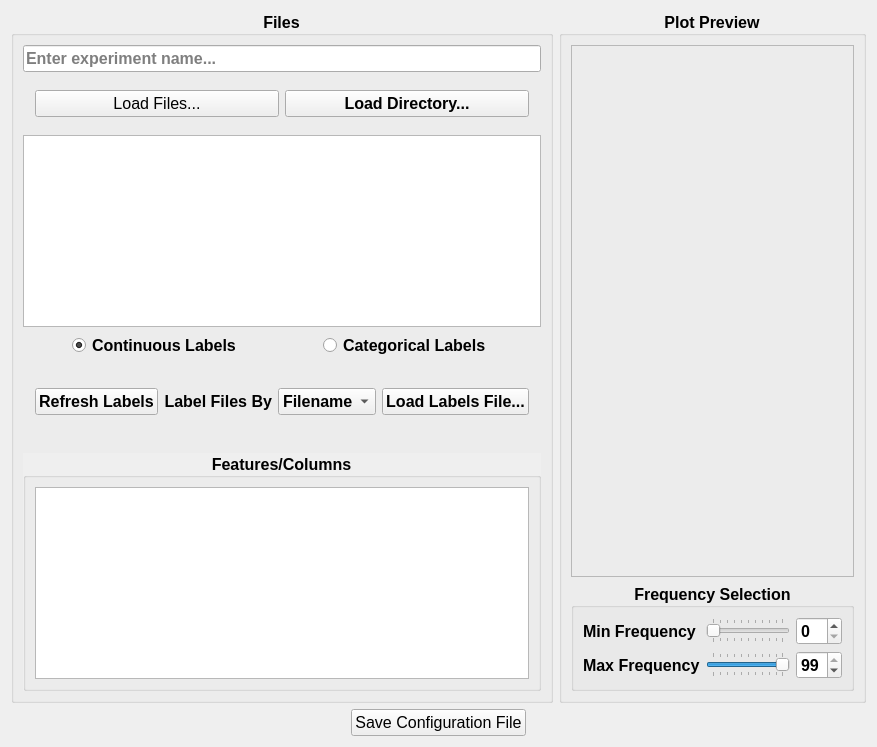
         <widget class="QWidget" name="T1_LoadData">
          <attribute name="title">
           <string>Load Data</string>
          </attribute>
          <layout class="QGridLayout" name="gridLayout_2">
           <item row="0" column="1" rowspan="2">
            <widget class="QGroupBox" name="T1_GroupBox_PlotPreview">
             <property name="font">
              <font>
               <pointsize>12</pointsize>
               <weight>75</weight>
               <bold>true</bold>
              </font>
             </property>
             <property name="title">
              <string>Plot Preview</string>
             </property>
             <property name="alignment">
              <set>Qt::AlignCenter</set>
             </property>
             <layout class="QVBoxLayout" name="verticalLayout_2">
              <item>
               <widget class="QFrame" name="T1_Frame_CanvasFrame">
                <property name="sizePolicy">
                 <sizepolicy hsizetype="Preferred" vsizetype="Preferred">
                  <horstretch>1</horstretch>
                  <verstretch>1</verstretch>
                 </sizepolicy>
                </property>
                <property name="font">
                 <font>
                  <pointsize>12</pointsize>
                 </font>
                </property>
                <property name="frameShape">
                 <enum>QFrame::StyledPanel</enum>
                </property>
                <property name="frameShadow">
                 <enum>QFrame::Raised</enum>
                </property>
               </widget>
              </item>
              <item>
               <widget class="QGroupBox" name="T1_GroupBox_FrequencySelection">
                <property name="font">
                 <font>
                  <pointsize>12</pointsize>
                  <weight>75</weight>
                  <bold>true</bold>
                 </font>
                </property>
                <property name="title">
                 <string>Frequency Selection</string>
                </property>
                <property name="alignment">
                 <set>Qt::AlignCenter</set>
                </property>
                <layout class="QGridLayout" name="gridLayout">
                 <item row="0" column="2">
                  <widget class="QSpinBox" name="T1_SpinBox_MinFrequency">
                   <property name="font">
                    <font>
                     <pointsize>12</pointsize>
                    </font>
                   </property>
                  </widget>
                 </item>
                 <item row="0" column="0">
                  <widget class="QLabel" name="T1_Label_MinFrequency">
                   <property name="font">
                    <font>
                     <pointsize>12</pointsize>
                    </font>
                   </property>
                   <property name="text">
                    <string>Min Frequency</string>
                   </property>
                  </widget>
                 </item>
                 <item row="1" column="2">
                  <widget class="QSpinBox" name="T1_SpinBox_MaxFrequency">
                   <property name="font">
                    <font>
                     <pointsize>12</pointsize>
                    </font>
                   </property>
                   <property name="maximum">
                    <number>99</number>
                   </property>
                   <property name="value">
                    <number>99</number>
                   </property>
                  </widget>
                 </item>
                 <item row="1" column="0">
                  <widget class="QLabel" name="T1_Label_MaxFrequency">
                   <property name="font">
                    <font>
                     <pointsize>12</pointsize>
                    </font>
                   </property>
                   <property name="text">
                    <string>Max Frequency</string>
                   </property>
                  </widget>
                 </item>
                 <item row="1" column="1">
                  <widget class="QSlider" name="T1_HorizontalSlider_MaxFrequency">
                   <property name="font">
                    <font>
                     <pointsize>12</pointsize>
                    </font>
                   </property>
                   <property name="value">
                    <number>99</number>
                   </property>
                   <property name="orientation">
                    <enum>Qt::Horizontal</enum>
                   </property>
                   <property name="invertedAppearance">
                    <bool>false</bool>
                   </property>
                   <property name="invertedControls">
                    <bool>false</bool>
                   </property>
                   <property name="tickPosition">
                    <enum>QSlider::TicksBothSides</enum>
                   </property>
                   <property name="tickInterval">
                    <number>0</number>
                   </property>
                  </widget>
                 </item>
                 <item row="0" column="1">
                  <widget class="QSlider" name="T1_HorizontalSlider_MinFrequency">
                   <property name="font">
                    <font>
                     <pointsize>12</pointsize>
                    </font>
                   </property>
                   <property name="singleStep">
                    <number>1</number>
                   </property>
                   <property name="orientation">
                    <enum>Qt::Horizontal</enum>
                   </property>
                   <property name="tickPosition">
                    <enum>QSlider::TicksBothSides</enum>
                   </property>
                  </widget>
                 </item>
                </layout>
               </widget>
              </item>
             </layout>
            </widget>
           </item>
           <item row="2" column="0" colspan="2" alignment="Qt::AlignHCenter">
            <widget class="QPushButton" name="T1_Button_SaveConfigurationFile">
             <property name="font">
              <font>
               <pointsize>12</pointsize>
              </font>
             </property>
             <property name="text">
              <string>Save Configuration File</string>
             </property>
            </widget>
           </item>
           <item row="0" column="0" rowspan="2">
            <widget class="QGroupBox" name="T1_GroupBox_Files">
             <property name="font">
              <font>
               <pointsize>12</pointsize>
               <weight>75</weight>
               <bold>true</bold>
              </font>
             </property>
             <property name="autoFillBackground">
              <bool>false</bool>
             </property>
             <property name="title">
              <string>Files</string>
             </property>
             <property name="alignment">
              <set>Qt::AlignCenter</set>
             </property>
             <layout class="QVBoxLayout" name="verticalLayout">
              <item>
               <widget class="QLineEdit" name="T1_Label_ExperimentName">
                <property name="font">
                 <font>
                  <pointsize>12</pointsize>
                 </font>
                </property>
                <property name="placeholderText">
                 <string>Enter experiment name...</string>
                </property>
               </widget>
              </item>
              <item>
               <layout class="QGridLayout" name="gridLayout_13">
                <property name="margin">
                 <number>12</number>
                </property>
                <item row="0" column="0">
                 <widget class="QPushButton" name="T1_Button_LoadFiles">
                  <property name="font">
                   <font>
                    <pointsize>12</pointsize>
                    <weight>50</weight>
                    <bold>false</bold>
                   </font>
                  </property>
                  <property name="text">
                   <string>Load Files...</string>
                  </property>
                 </widget>
                </item>
                <item row="0" column="1">
                 <widget class="QPushButton" name="T1_Button_LoadDirectory">
                  <property name="font">
                   <font>
                    <pointsize>12</pointsize>
                   </font>
                  </property>
                  <property name="text">
                   <string>Load Directory...</string>
                  </property>
                 </widget>
                </item>
               </layout>
              </item>
              <item>
               <widget class="QTableWidget" name="T1_TableWidget_Files">
                <property name="font">
                 <font>
                  <pointsize>12</pointsize>
                 </font>
                </property>
                <property name="autoFillBackground">
                 <bool>false</bool>
                </property>
                <property name="alternatingRowColors">
                 <bool>true</bool>
                </property>
                <property name="sortingEnabled">
                 <bool>true</bool>
                </property>
                <attribute name="horizontalHeaderVisible">
                 <bool>false</bool>
                </attribute>
                <attribute name="horizontalHeaderCascadingSectionResizes">
                 <bool>true</bool>
                </attribute>
                <attribute name="horizontalHeaderHighlightSections">
                 <bool>true</bool>
                </attribute>
                <attribute name="horizontalHeaderStretchLastSection">
                 <bool>true</bool>
                </attribute>
                <attribute name="verticalHeaderCascadingSectionResizes">
                 <bool>true</bool>
                </attribute>
                <attribute name="verticalHeaderHighlightSections">
                 <bool>false</bool>
                </attribute>
                <attribute name="verticalHeaderShowSortIndicator" stdset="0">
                 <bool>false</bool>
                </attribute>
                <attribute name="verticalHeaderStretchLastSection">
                 <bool>false</bool>
                </attribute>
                <column>
                 <property name="text">
                  <string>Include</string>
                 </property>
                 <property name="font">
                  <font>
                   <pointsize>12</pointsize>
                  </font>
                 </property>
                 <property name="textAlignment">
                  <set>AlignHCenter|AlignVCenter|AlignCenter</set>
                 </property>
                </column>
                <column>
                 <property name="text">
                  <string>Label</string>
                 </property>
                 <property name="font">
                  <font>
                   <pointsize>12</pointsize>
                  </font>
                 </property>
                 <property name="textAlignment">
                  <set>AlignHCenter|AlignVCenter|AlignCenter</set>
                 </property>
                </column>
                <column>
                 <property name="text">
                  <string>Filename</string>
                 </property>
                 <property name="font">
                  <font>
                   <pointsize>12</pointsize>
                  </font>
                 </property>
                 <property name="textAlignment">
                  <set>AlignHCenter|AlignVCenter|AlignCenter</set>
                 </property>
                </column>
               </widget>
              </item>
              <item>
               <layout class="QGridLayout" name="gridLayout_12">
                <property name="leftMargin">
                 <number>12</number>
                </property>
                <property name="topMargin">
                 <number>0</number>
                </property>
                <property name="rightMargin">
                 <number>12</number>
                </property>
                <property name="bottomMargin">
                 <number>12</number>
                </property>
                <item row="0" column="0" alignment="Qt::AlignHCenter">
                 <widget class="QRadioButton" name="T1_RadioButton_ContinuousLabels">
                  <property name="font">
                   <font>
                    <pointsize>12</pointsize>
                   </font>
                  </property>
                  <property name="text">
                   <string>Continuous Labels</string>
                  </property>
                  <property name="checked">
                   <bool>true</bool>
                  </property>
                 </widget>
                </item>
                <item row="0" column="1" alignment="Qt::AlignHCenter">
                 <widget class="QRadioButton" name="T1_RadioButton_CategoricalLabels">
                  <property name="font">
                   <font>
                    <pointsize>12</pointsize>
                   </font>
                  </property>
                  <property name="text">
                   <string>Categorical Labels</string>
                  </property>
                 </widget>
                </item>
               </layout>
              </item>
              <item>
               <layout class="QGridLayout" name="gridLayout_11">
                <property name="margin">
                 <number>12</number>
                </property>
                <item row="0" column="3" alignment="Qt::AlignHCenter">
                 <widget class="QPushButton" name="T1_Button_LoadLabelFiles">
                  <property name="font">
                   <font>
                    <pointsize>12</pointsize>
                   </font>
                  </property>
                  <property name="text">
                   <string>Load Labels File...</string>
                  </property>
                 </widget>
                </item>
                <item row="0" column="1">
                 <widget class="QLabel" name="T1_Label_LabelFilesBy">
                  <property name="font">
                   <font>
                    <pointsize>12</pointsize>
                   </font>
                  </property>
                  <property name="text">
                   <string>Label Files By</string>
                  </property>
                  <property name="alignment">
                   <set>Qt::AlignRight|Qt::AlignTrailing|Qt::AlignVCenter</set>
                  </property>
                 </widget>
                </item>
                <item row="0" column="2">
                 <widget class="QComboBox" name="T1_ComboBox_LabelFilesBy">
                  <property name="font">
                   <font>
                    <pointsize>12</pointsize>
                   </font>
                  </property>
                  <item>
                   <property name="text">
                    <string>Filename</string>
                   </property>
                  </item>
                  <item>
                   <property name="text">
                    <string>CSV File</string>
                   </property>
                  </item>
                 </widget>
                </item>
                <item row="0" column="0">
                 <widget class="QPushButton" name="T1_Button_Refresh_Labels">
                  <property name="font">
                   <font>
                    <pointsize>12</pointsize>
                   </font>
                  </property>
                  <property name="text">
                   <string>Refresh Labels</string>
                  </property>
                 </widget>
                </item>
               </layout>
              </item>
              <item>
               <spacer name="T1_VerticalSpacer">
                <property name="font">
                 <font>
                  <pointsize>12</pointsize>
                 </font>
                </property>
                <property name="orientation">
                 <enum>Qt::Vertical</enum>
                </property>
                <property name="sizeType">
                 <enum>QSizePolicy::Fixed</enum>
                </property>
                <property name="sizeHint" stdset="0">
                 <size>
                  <width>10</width>
                  <height>20</height>
                 </size>
                </property>
               </spacer>
              </item>
              <item>
               <widget class="QGroupBox" name="T1_GroupBox_FeaturesColumns">
                <property name="font">
                 <font>
                  <pointsize>12</pointsize>
                  <weight>75</weight>
                  <bold>true</bold>
                 </font>
                </property>
                <property name="autoFillBackground">
                 <bool>true</bool>
                </property>
                <property name="title">
                 <string>Features/Columns</string>
                </property>
                <property name="alignment">
                 <set>Qt::AlignCenter</set>
                </property>
                <layout class="QVBoxLayout" name="verticalLayout_3">
                 <item>
                  <widget class="QListWidget" name="T1_ListWidget_Features">
                   <property name="font">
                    <font>
                     <pointsize>12</pointsize>
                    </font>
                   </property>
                   <property name="autoFillBackground">
                    <bool>false</bool>
                   </property>
                  </widget>
                 </item>
                </layout>
               </widget>
              </item>
             </layout>
            </widget>
           </item>
          </layout>
         </widget>
